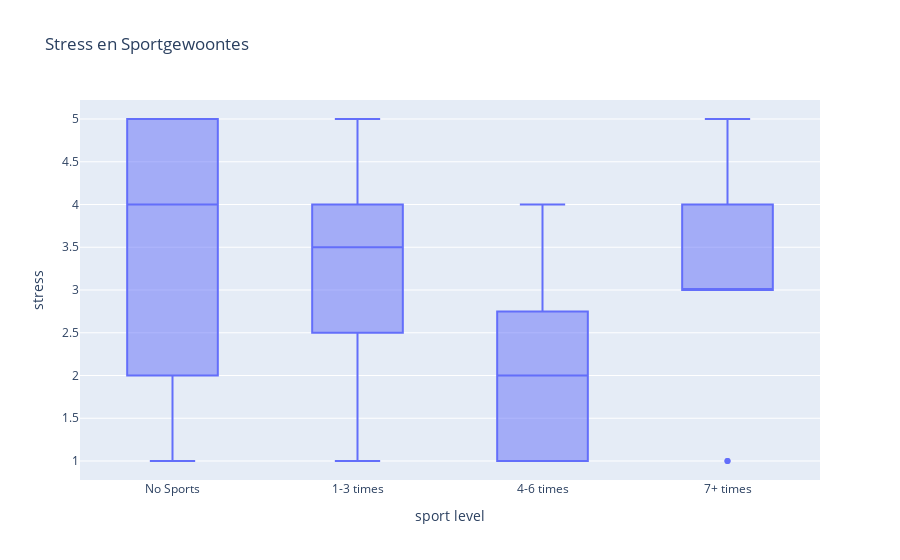

Notebook cell for this chart:
### Code cell
import kagglehub
import pandas as pd
import os
import plotly.express as px
import plotly.graph_objs as go
from plotly.offline import init_notebook_mode
init_notebook_mode(connected=True)
# Download latest version
path = kagglehub.dataset_download("abdullahashfaqvirk/student-mental-health-survey")

# print("Path to dataset files:", path)

csv_path = os.path.join(path, "MentalHealthSurvey.csv") 
df = pd.read_csv(csv_path)
# print(df.head(n=5))

df['sports_engagement'] = pd.Categorical(
    df['sports_engagement'],
    categories=['No Sports','1-3 times', '4-6 times', '7+ times'],
    ordered=True
)
depressie_level = df['depression']
stress_level = df['anxiety']
slaap_level = df['average_sleep']
isolatie = df['isolation']

fig = go.Figure()

fig.add_trace(go.Box(
    x=df['sports_engagement'],
    y=stress_level
))
fig.update_layout(
    title = 'Stress en Sportgewoontes',
    xaxis_title = 'sport level',
    yaxis_title = 'stress',
    xaxis=dict(
        categoryorder='array',
        categoryarray=['No Sports', '1-3 times', '4-6 times', '7+ times']
    )
)

fig.show()
print(df['sports_engagement'].value_counts(dropna=False))
print(df['sports_engagement'].cat.categories)

### Figure 1 — Plotly figure (JSON) as saved in the notebook; plotly's stock layout.template omitted (floating-point values rounded to 4 significant figures)
{"data": [{"type": "box", "x": ["No Sports", "1-3 times", "1-3 times", "No Sports", "No Sports", "No Sports", "1-3 times", "No Sports", "1-3 times", "No Sports", "No Sports", "1-3 times", "No Sports", "No Sports", "No Sports", "No Sports", "No Sports", "No Sports", "1-3 times", "1-3 times", "1-3 times", "No Sports", "No Sports", "1-3 times", "1-3 times", "7+ times", "1-3 times", "7+ times", "4-6 times", "4-6 times", "No Sports", "No Sports", "No Sports", "No Sports", "No Sports", "7+ times", "No Sports", "4-6 times", "No Sports", "No Sports", "1-3 times", "No Sports", "1-3 times", "4-6 times", "1-3 times", "7+ times", "1-3 times", "No Sports", "1-3 times", "No Sports", "1-3 times", "7+ times", "7+ times", "1-3 times", "1-3 times", "4-6 times", "4-6 times", "No Sports", "4-6 times", "1-3 times", "4-6 times", "1-3 times", "7+ times", "No Sports", "1-3 times", "No Sports", "1-3 times", "No Sports", "7+ times", "4-6 times", "No Sports", "7+ times", "No Sports", "No Sports", "7+ times", "1-3 times", "No Sports", "4-6 times", "No Sports", "No Sports", "No Sports", "No Sports", "No Sports", "No Sports", "No Sports", "No Sports", "4-6 times"], "y": [1, 3, 3, 5, 5, 5, 4, 2, 4, 5, 3, 3, 4, 4, 3, 1, 2, 2, 4, 5, 2, 4, 4, 5, 4, 1, 3, 5, 4, 3, 2, 3, 3, 2, 5, 3, 4, 2, 5, 3, 1, 4, 3, 1, 2, 3, 5, 3, 4, 1, 2, 4, 3, 4, 3, 1, 4, 2, 1, 2, 2, 2, 4, 4, 5, 4, 4, 2, 4, 1, 4, 3, 5, 5, 1, 5, 3, 2, 5, 5, 4, 2, 3, 5, 2, 4, 2]}], "layout": {"title": {"text": "Stress en Sportgewoontes"}, "xaxis": {"categoryarray": ["No Sports", "1-3 times", "4-6 times", "7+ times"], "categoryorder": "array", "title": {"text": "sport level"}}, "yaxis": {"title": {"text": "stress"}}}}
